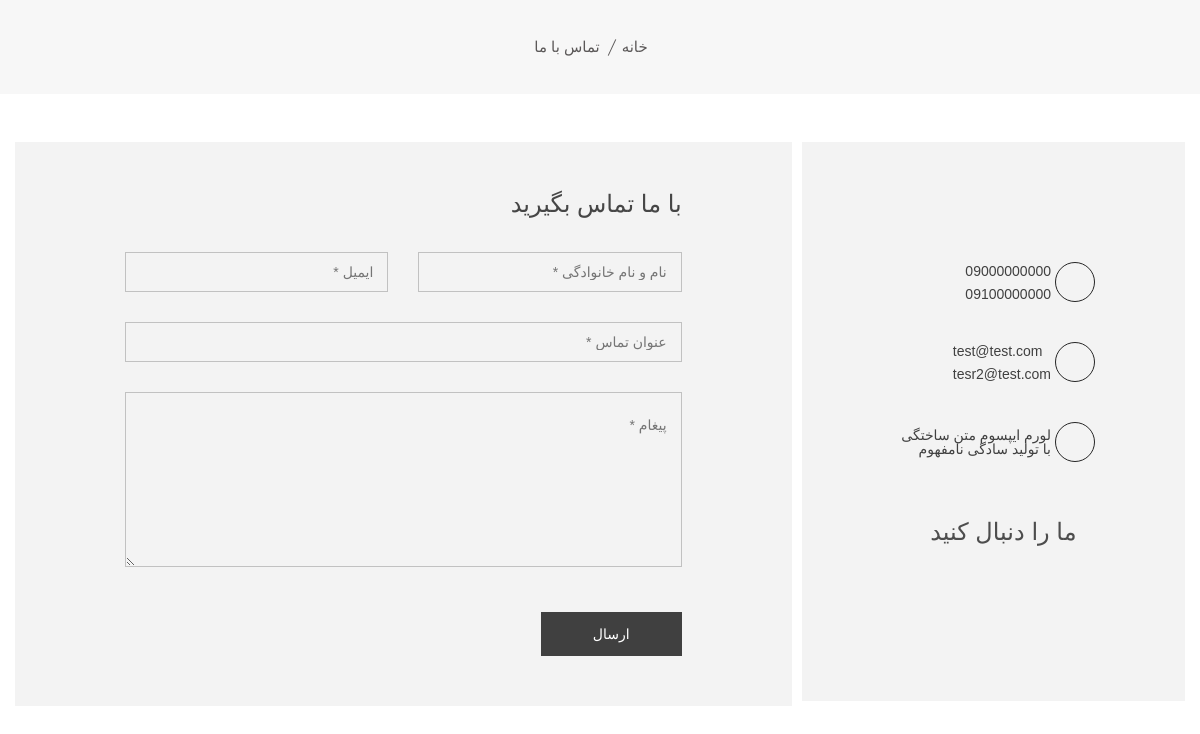
The page /contact-us/ on the database its author committed.
### site_settings_app/models.py (models this page shows, shortened)
class Phone(models.Model):
    setting = models.ForeignKey(Setting, on_delete=models.CASCADE)
    phone_number = models.CharField(max_length=12, verbose_name='شماره تلفن', blank=True, null=True)
    class Meta:
        verbose_name = 'شماره تلفن'
        verbose_name_plural = 'تلفن های سایت'

class Email(models.Model):
    setting = models.ForeignKey(Setting, on_delete=models.CASCADE)
    email = models.EmailField(verbose_name='ایمیل', blank=True, null=True)
    class Meta:
        verbose_name = 'ایمیل سایت'
        verbose_name_plural = 'ایمیل های سایت'

class Address(models.Model):
    setting = models.ForeignKey(Setting, on_delete=models.CASCADE)
    address = models.TextField(verbose_name='آدرس', blank=True, null=True)
    class Meta:
        verbose_name = 'آدرس'
        verbose_name_plural = 'آدرس  های شرکت'

class SocialNetwork(models.Model):
    setting = models.ForeignKey(Setting, on_delete=models.CASCADE)
    name = models.CharField(max_length=10000, verbose_name='نام شبکه', blank=True, null=True)
    url = models.URLField(verbose_name='آدرس اینترنتی', blank=True, null=True)
    class Meta:
        verbose_name = 'شبکه سایت'
        verbose_name_plural = 'شبکه های سایت'

### contact_us_app/views.py (the view, shortened to what this page needs)
# urls.py: path('', contact_us, name='contact-us'),
def contact_us(request):
    setting = Setting.objects.last()
    form = ContactForm(request.POST or None)
    context = {
        'form': form,
        'setting': setting,
    }
    return render(request, 'contact/contact.html', context)

### contact_us_app/forms.py
class ContactForm(forms.Form):
    name = forms.CharField(
        widget=forms.TextInput(attrs={"placeholder": "نام و نام خانوادگی *"}),
        validators=[
            validators.MaxLengthValidator(25, 'تعداد کلمات نام و نام خانوادگی شما نباید بیشتر از 25 کلمه باشد'),
            validators.MinLengthValidator(3, 'تعداد کلمات نام و نام خانوادگی شما نباید کمتر از 3 کلمه باشد'),
        ]
    )
    email = forms.EmailField(
        widget=forms.EmailInput(attrs={'placeholder': 'ایمیل *'}),
        validators=[
            validators.EmailValidator()
        ]
    )
    subject = forms.CharField(
        widget=forms.TextInput(attrs={"placeholder": "عنوان تماس *"}),
        validators=[
            validators.MaxLengthValidator(40, 'تعداد کلمات عنوان تماس نباید بیشتر از 40  کلمه باشد'),
            validators.MinLengthValidator(3, 'تعداد کلمات عنوان تماس نباید کمتر از 3 کلمه باشد'),
        ]
    )
    message = forms.CharField(
        widget=forms.Textarea(attrs={"placeholder": "پیغام *"}),
    )

### contact_us_app/templates/contact/contact.html (shortened to what this page needs)
{% extends 'Base/base.html' %}
{% block content %}
    <div class="breadcrumb-area pt-35 pb-35 bg-gray-3">
        <div class="container">
            <div class="breadcrumb-content text-center">
                <ul>
                    <li class="active">تماس با ما</li>
                    <li>
                        <a href="/">خانه</a>
                    </li>
                </ul>
            </div>
        </div>
    </div>
    <div class="container my-5" dir="rtl">
        <div class="custom-row-2">
            <div class="col-lg-4 col-md-5">
                <div class="contact-info-wrap">
                    <div class="single-contact-info">
                        <div class="contact-icon">
                            <i class="fa fa-phone"></i>
                        </div>
                        <div class="contact-info-dec mx-1">
                            {% for phone in setting.phone_set.all %}
                                <p>{{ phone.phone_number }}</p>
                            {% endfor %}
                        </div>
                    </div>
                    <div class="single-contact-info">
                        <div class="contact-icon">
                            <i class="fa fa-globe"></i>
                        </div>
                        <div class="contact-info-dec mx-1">
                            {% for email in setting.email_set.all %}
                                <p><a href="mailto:{{ email.email }}">{{ email.email }}</a></p>
                            {% endfor %}
                        </div>
                    </div>
                    <div class="single-contact-info text-right">
                        <div class="contact-icon">
                            <i class="fa fa-map-marker"></i>
                        </div>
                        <div class="contact-info-dec mx-1">
                            {% for address in setting.address_set.all %}
                                <p>{{ address.address }}</p>
                            {% endfor %}
                        </div>
                    </div>
                    <div class="contact-social text-center">
                        <h3>ما را دنبال کنید</h3>
                        <ul>
                            {% for social_network in setting.socialnetwork_set.all %}
                                <li><a href="{{ social_network.url }}"><i class="fa fa-{{ social_network.name }}"></i></a></li>
                            {% endfor %}
                        </ul>
                    </div>
                </div>
            </div>
            <div class="col-lg-8 col-md-7 text-right" dir="rtl">
                <div class="contact-form">
                    <div class="contact-title mb-30">
                        <h2>با ما تماس بگیرید</h2>
                    </div>
                    <form class="contact-form-style" id="contact-form" method="post">
                        <div class="row">
                            <div class="col-lg-6">
                                {{ form.name }}
                            </div>
                            <div class="col-lg-6">
                                {{ form.email }}
                            </div>
                            <div class="col-lg-12">
                                {{ form.subject }}
                            </div>
                            <div class="col-lg-12">
                                {{ form.message }}
                                <button class="submit" type="submit">ارسال</button>
                            </div>
                        </div>
                    </form>
                </div>
            </div>
        </div>
    </div>
{% endblock %}

### rows shown on the page
Phone: phone_number "09000000000"
Phone: phone_number "09100000000"
Email: email "test@test.com"
Email: email "tesr2@test.com"
Address: address "لورم ایپسوم متن ساختگی با تولید سادگی نامفهوم"
